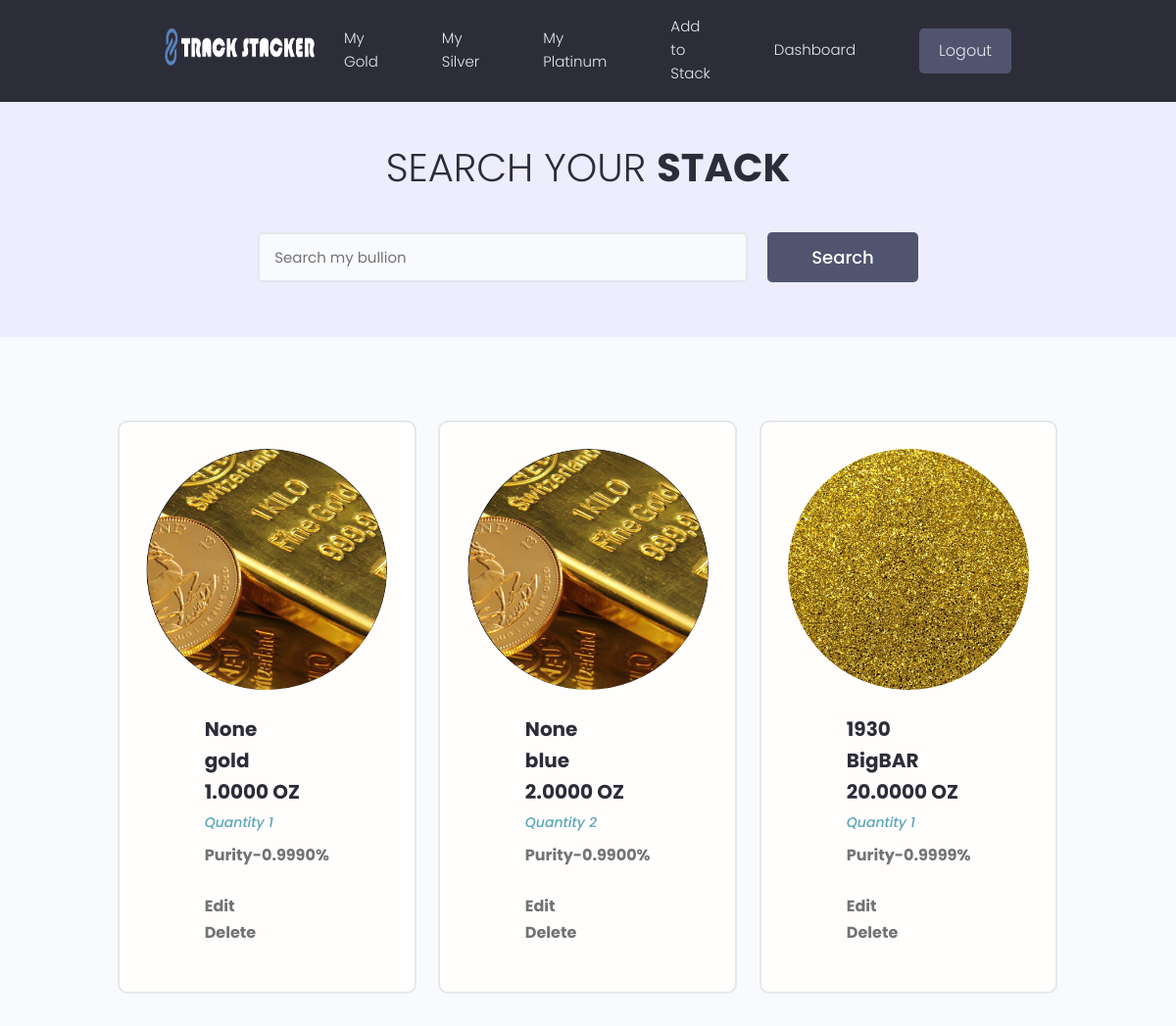
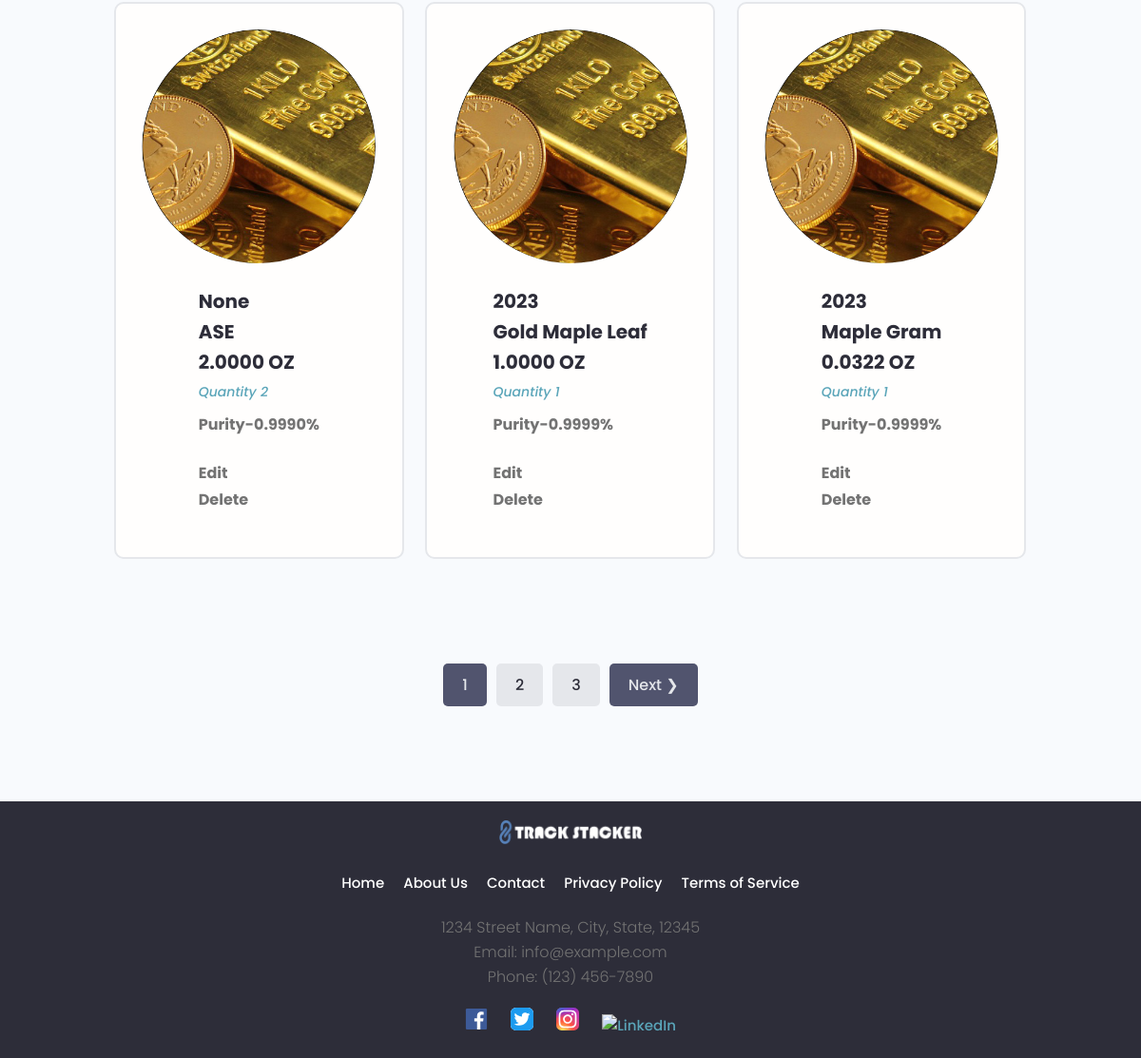
The page /search-stack/ (signed in) on the database as committed earlier (2 pictures, top to bottom).
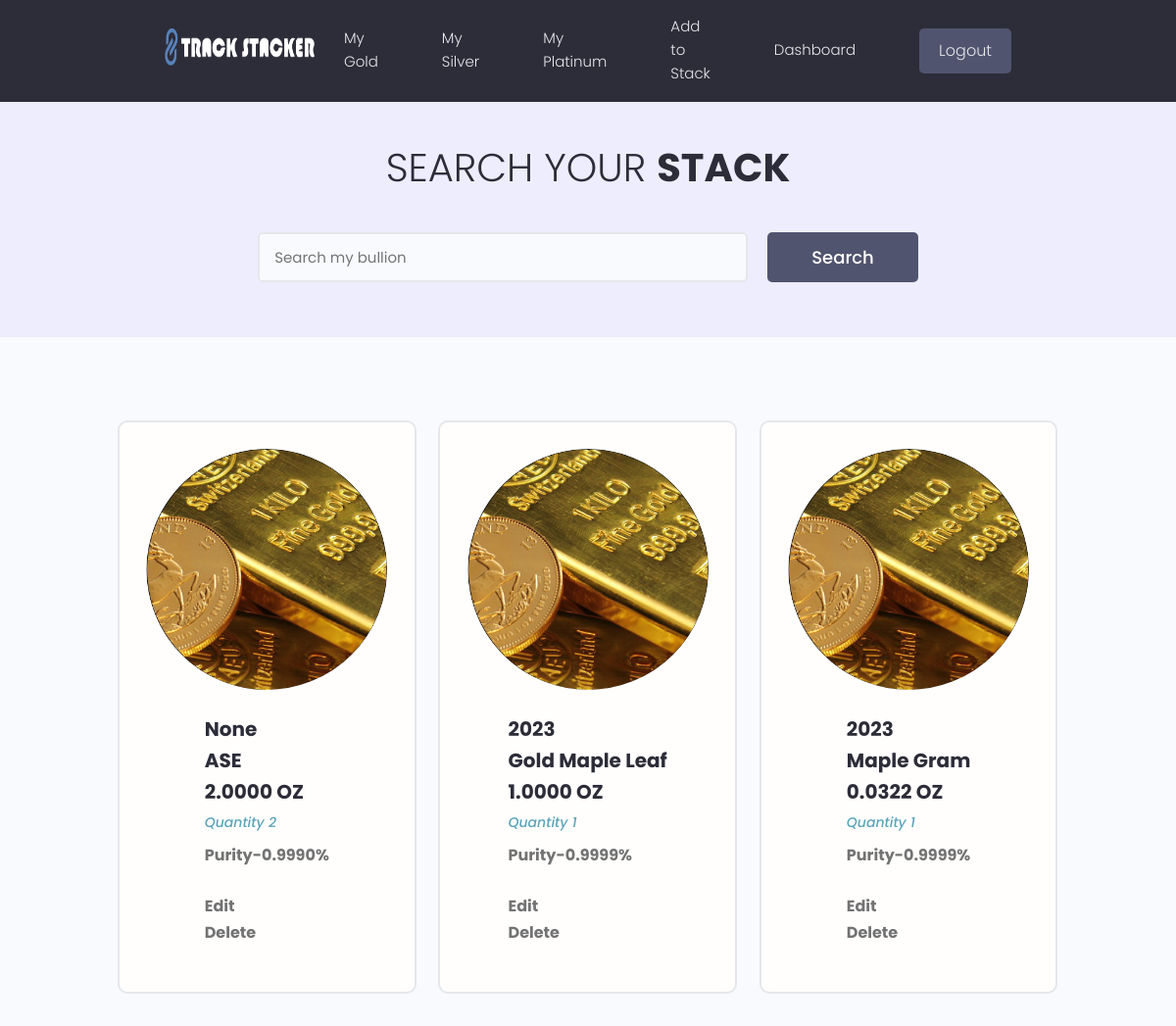
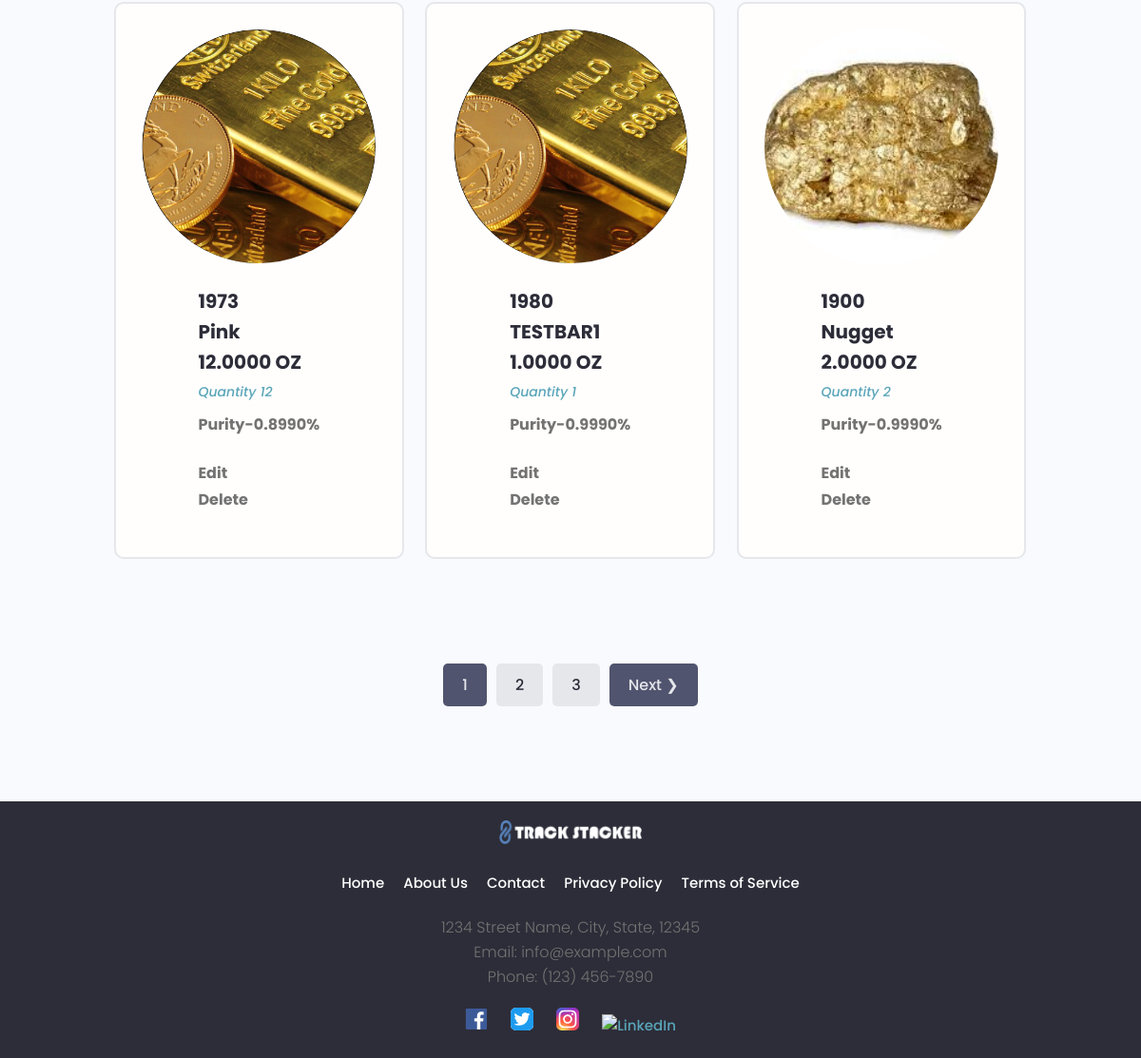
The same page on the database as committed later (2 pictures, top to bottom).
### tracker/models.py (models this page shows, shortened)
class Gold(models.Model):
    METAL_TYPES = (
        ('gold', 'Gold'),
        ('silver', 'Silver'),
        ('platinum', 'Platinum'),
    )
    BAR_ROUND_MISC = (
        ('bar', 'Bar'),
        ('round', 'Round'),
        ('misc', 'Misc'),
    )
    UNIT_CHOICES = [
        ('GRAMS', 'Grams'),
        ('TROY_OUNCES', 'Troy Ounces'),
    ]
    owner = models.ForeignKey(Profile, on_delete=models.CASCADE, default=None, null=True, blank=True, unique=False)
    metal_type = models.CharField(max_length=100, choices=METAL_TYPES, default='')
    item_type = models.CharField(max_length=100, choices=BAR_ROUND_MISC, default='')
    item_year =models.PositiveIntegerField(null=True, blank=True, default=None)
    item_name = models.CharField(max_length=100)
    item_about = models.TextField(max_length=500, null=True, blank=True, default="")
    featured_image = models.ImageField(default='images/gold_avatar.jpg', null=True, blank=True)
    purity = models.DecimalField(max_digits=15, decimal_places=4, null=True, blank=True)
    quantity = models.IntegerField()
    weight_troy_oz = models.DecimalField(max_digits=10, decimal_places=4)
    weight_grams = models.DecimalField(max_digits=10, decimal_places=4, default=0.00)
    cost_to_purchase = models.DecimalField(max_digits=20, decimal_places=2)
    spot_at_purchase = models.DecimalField(max_digits=20, decimal_places=2, null=True, blank=True, default=None)
    premium = models.DecimalField(max_digits=20, decimal_places=2, null=True, blank=True, default=0.00)
    shipping_cost = models.DecimalField(max_digits=15, decimal_places=2, null=True, blank=True)
    purchased_from = models.CharField(max_length=100)
    sold_to = models.CharField(max_length=100, null=True, blank=True, default="")
    sell_price = models.DecimalField(max_digits=10, decimal_places=2, null=True, blank=True)
    created = models.DateTimeField(auto_now_add=True)
    cost_per_unit = models.DecimalField(max_digits=20, decimal_places=2, null=True, blank=True, default=0.00)
    initial_weight_unit = models.CharField(max_length=50, choices=UNIT_CHOICES, default='TROY_OUNCES')
    id = models.UUIDField(default=uuid.uuid4, primary_key=True, editable=False)
    class Meta:
        verbose_name_plural = "Gold"

### tracker/views.py (the view)
# urls.py: path('search-stack/', views.searchMetal, name='searchMetal'),
@login_required(login_url='login-user')
def searchMetal(request):
    results, search_query = searchMetals(request)
    gold_items = results['gold_items']
    silver_items = results['silver_items']
    platinum_items = results['platinum_items']
    metal_objects = list(gold_items) + list(silver_items) + list(platinum_items)
    custom_range, metal_objects = paginateMetals(request, metal_objects, 6)
    context = {'metal_objects': metal_objects, 'search_query': search_query, 'custom_range': custom_range}
    return render(request, 'tracker/searchreturn.html', context)

### tracker/utils.py (called while the page is built)
def paginateMetals(request, metal_objects, results):
    page = request.GET.get('page')
    paginator = Paginator(metal_objects, results)
    try:
        metal_objects = paginator.page(page)
    except PageNotAnInteger:
        page = 1
        metal_objects = paginator.page(page)
    except EmptyPage:
        page = paginator.num_pages
        metal_objects = paginator.page(page)
    leftIndex = (int(page) - 4)
    if leftIndex < 1:
        leftIndex = 1
    rightIndex = (int(page) + 5)
    if rightIndex > paginator.num_pages:
        rightIndex = paginator.num_pages + 1
    custom_range = range(leftIndex, rightIndex)
    return custom_range, metal_objects

### tracker/templates/tracker/searchreturn.html (shortened to what this page needs)
{% extends 'main.html' %}
{% block content %}
{% load static %}
<main class="projects">
    <section class="hero-section text-center">
      <div class="container container--narrow">
        <div class="hero-section__box">
          <h2>Search your <span>Stack</span></h2>
        </div>
        <div class="hero-section__search">
          <form class="form" action="#" method="get">
            <div class="form__field">
              <input class="input input--text" id="formInput#search" type="text" name="search_query"
                placeholder="Search my bullion" />
            </div>
            <input class="btn btn--sub btn--lg" type="submit" value="Search" placeholder="{{search_query}}"/>
          </form>
        </div>
      </div>
    </section>
    <section class="projectsList">
      <div class="container">
        <div class="grid grid--three">
          {% for object in metal_objects %}
          <div class="column">
            <div class="card project">
              <a href="#" class="project">
                {% if object.featured_image.url != None %}
                <div class="project__thumbnail" style="width: 25rem; height: 25rem;
                  background-image: url('{{ object.featured_image.url }}');
                  background-size: cover; background-position: top center;
                  border-radius: 50%; overflow: hidden; border: 2px solid #fff;">
                </div>
                {% else %}
                <div class="project__thumbnail" style="width: 25rem; height: 25rem;
                  background-image: url('{% static 'images/default.jpg' %}');
                  background-size: cover; background-position: top center;
                  border-radius: 50%; overflow: hidden; border: 2px solid #fff;">
                </div>
                {% endif %}
                <div class="card__body">
                  <h3 class="project__title">{{object.item_year}}</h3>
                  <h3 class="project__title">{{object.item_name}}</h3>
                  <h3 class="project__title">{{object.weight_troy_oz}} OZ</h3>
                  <p><a class="project__author" href="#">Quantity {{object.quantity}}</a></p>
                  <p class="project--rating">
                    <span style="font-weight: bold;">Purity-{{object.purity}}%</span>
                  </p>
                  <p class="project--rating">
                    <a href="{% url 'editPage' metal_type=object.metal_type pk=object.pk %}"><span style="font-weight: bold;">Edit</span></a><br>
                    <a href="{% url 'deletePage' metal_type=object.metal_type pk=object.pk %}"><span style="font-weight: bold;">Delete</span></a>
                  </p>
                </div>
              </a>
            </div>
          </div>
          {% endfor %}
        </div>
      </div>
    </section>
    {% include 'pagination.html' with queryset=metal_objects custom_range=custom_range %}
  </main>
{% endblock content %}

### templates/main.html (shortened to what this page needs)
<!DOCTYPE html>
{% load static %}
<html lang="en">
<head>
  <link rel="stylesheet" href="https://cdn.iconmonstr.com/1.3.0/css/iconmonstr-iconic-font.min.css" />
  <link rel="stylesheet" href="{% static 'uikit/styles/uikit.css' %}" />
  <link rel="stylesheet" href="{% static 'styles/app.css' %}" />
  <link rel="stylesheet" href="{% static 'styles/icons.css' %}">
</head>
<body>
  {% include 'navbar.html' %}
  {% block content %}
  {% endblock %}
  {% include 'footer.html' %}
</body>
</html>

### templates/navbar.html (shortened to what this page needs)
{% load static %}
<header class="header">
    <div class="container container--narrow">
      <a href="{% url 'homepage' %}" class="header__logo">
        <img src="{% static 'images/long_logo_1.png' %}" alt="alt" />
      </a>
      <nav class="header__nav">
        <ul class="header__menu">
          {% if request.user.is_authenticated %}
          <li class="header__menuItem"><a href="{% url 'metal_page' metal_type='gold' %}">My Gold</a></li>
          <li class="header__menuItem"><a href="{% url 'metal_page' metal_type='silver' %}">My Silver</a></li>
          <li class="header__menuItem"><a href="{% url 'metal_page' metal_type='platinum' %}">My Platinum</a></li>
          <li class="header__menuItem"><a href="{% url 'updatePage' %}">Add to Stack</a></li>
          <li class="header__menuItem"><a href="{% url 'profile' user.profile.id %}">Dashboard</a></li>
          <li class="header__menuItem"><a href="{% url 'logout-user' %}" class="btn btn--sub">Logout</a></li>
          {% else %}
          <li class="header__menuItem"><a href="{% url 'login-user' %}" class="btn btn--sub">Login/Sign Up</a></li>
          {% endif %}
        </ul>
      </nav>
    </div>
  </header>

### templates/pagination.html (shortened to what this page needs)
{% if queryset.has_other_pages %}
<div class="pagination">
  <ul class="container">
    {% for page in custom_range %}
      {% if page == queryset.number %}
      <li><a href="?page={{page}}" class="btn page-link btn--sub" data-page="{{page}}">{{page}}</a></li>
      {% else %}
      <li><a href="?page={{page}}" class="btn page-link" data-page="{{page}}">{{page}}</a></li>
      {% endif %}
    {% endfor %}
    {% if queryset.has_next %}
    <a href="?page={{queryset.next_page_number}}" class="btn page-link btn--sub" data-page="{{queryset.next_page_number}}">Next &#10095;</a>
    {% endif %}
  </ul>
</div>
{% endif  %}

### templates/footer.html (shortened to what this page needs)
{% load static %}
<footer class="footer">
    <div class="container container--narrow">
      <div class="footer__logo">
        <a href="{% url 'homepage' %}">
          <img src="{% static 'images/long_logo_1.png' %}" alt="alt" />
        </a>
      </div>
      <nav class="footer__nav">
        <ul class="footer__menu">
          <li class="footer__menuItem"><a href="{% url 'homepage' %}">Home</a></li>
          <li class="footer__menuItem"><a href="{% url 'about' %}">About Us</a></li>
          <li class="footer__menuItem"><a href="{% url 'contact' %}">Contact</a></li>
          <li class="footer__menuItem"><a href="{% url 'privacy_policy' %}">Privacy Policy</a></li>
          <li class="footer__menuItem"><a href="{% url 'terms_of_service' %}">Terms of Service</a></li>
        </ul>
      </nav>
      <div class="footer__contact">
        <p>1234 Street Name, City, State, 12345</p>
        <p>Email: info@example.com</p>
        <p>Phone: (123) 456-7890</p>
      </div>
      <div class="footer__social">
        <a href="https://www.facebook.com" class="footer__socialLink" target="_blank" rel="noopener noreferrer">
          <img src="{% static 'images/socials/facebook_icon.svg' %}" alt="Facebook" />
        </a>
        <a href="https://www.twitter.com" class="footer__socialLink" target="_blank" rel="noopener noreferrer">
          <img src="{% static 'images/socials/twitter_icon.svg' %}" alt="Twitter" />
        </a>
        <a href="https://www.instagram.com" class="footer__socialLink" target="_blank" rel="noopener noreferrer">
          <img src="{% static 'images/socials/instagram_icon.svg' %}" alt="Instagram" />
        </a>
        <a href="https://www.linkedin.com" class="footer__socialLink" target="_blank" rel="noopener noreferrer">
          <img src="{% static 'images/socials/linkedin_icon.svg' %}" alt="LinkedIn" />
        </a>
      </div>
    </div>
  </footer>

### static/styles/app.css (style rules this page uses)
:root { --color-sub: #2d2d39; }
.btn--sub { background-color: var(--color-sub-light); }
.card { border: 2px solid var(--color-light); }
img { width: 100%; }
.header { position: sticky; z-index: 111; background-color: var(--color-sub); padding: 1.5rem 0; }
.header > .container { display: flex; justify-content: space-between; align-items: center; }
.header__logo { margin-right: 2em; }
.header__logo > img { height: 3.8rem; }
.header__nav > ul { display: inline-flex; align-items: center; list-style: none; gap: 6.5rem; }
.header__menuItem > a { color: var(--color-light); font-weight: 300; }
.footer { background-color:var(--color-sub); color: #fff; padding: 20px 0; margin-top: 3em; }
.footer__logo { text-align: center; margin-bottom: 20px; }
.footer__logo img { max-width: 150px; }
.footer__nav { text-align: center; margin-bottom: 20px; }
.footer__menu { list-style: none; padding: 0; margin: 0; display: flex; justify-content: center; }
.footer__menuItem { margin: 0 10px; }
.footer__menuItem a { color: #fff; text-decoration: none; transition: color 0.3s ease; }
.footer__contact { text-align: center; margin-bottom: 20px; }
.footer__social { text-align: center; }
.footer__socialLink { display: inline-block; margin: 0 10px; }
.footer__socialLink img { width: 24px; height: 24px; transition: transform 0.3s ease; }
.hero-section { height: 40vh; display: flex; align-items: center; background-color: var(--color-sub); }
.hero-section__box { margin-bottom: 4rem; }
.hero-section__box > h2, .hero-section__box > h2 > span { font-size: 4rem; color: var(--color-light); line-height: 1.3; text-transform: uppercase; }
.hero-section__box > h2 { font-weight: 300; }
.hero-section__box > h2 > span { font-weight: 700; }
.hero-section__search > .form { display: flex; align-items: center; justify-content: center; gap: 2rem; }
.hero-section__search > .form input.input--text { width: 50rem; }
.pagination { margin-top: 8rem; margin-bottom: 10rem; }
.pagination > ul { flex-wrap: wrap; list-style: none; display: flex; align-items: center; justify-content: center; gap: 1rem; }
.pagination .btn { color: var(--color-sub); }
.pagination .btn.btn--sub { color: var(--color-light); }
.project__author { font-size: 1.4rem; font-style: italic; }
.project--rating { margin-bottom: 1.6em; margin-top: .5em; }
.projects > .hero-section { background: var(--color-sub-lighter); height: 30vh; }
.projects .hero-section__box { margin-bottom: 2.5rem; }
.projects .hero-section__box > h2 { color: var(--color-sub); }
.projects .hero-section__box > h2 > span { font-weight: 700; color: var(--color-sub); }
.projectsList { margin-top: 8rem; }
.project__thumbnail { margin-top:25px; height: 25rem; object-fit: cover; object-position: top center; }
.project__title { font-size: 2rem; font-weight: 700; color: var(--color-sub); }

### static/uikit/styles/modules/_variables.css (style rules this page uses)
:root { --color-main: #5aa5b9; --color-main-light: #e6faff; --color-sub: #3f4156; --color-sub-light: #51546e; --color-sub-lighter: #ededfd; --color-text: #737373; --color-gray: #8b8b8b; --color-light: #e5e7eb; --color-light-gray: #767676; --color-bg: #f8fafd; --color-white: #fffefd; --color-white-light: #f3f3f3; --color-success: #359e64; --color-success-bg: #def8e8; --color-error: #fc4b0b; --color-error-bg: #fff2ee; --font-base: 'Poppins', arial, helvetica, 'Segoe UI', roboto, ubuntu, sans-serif; --font-monospace: 'Fira Code', 'Courier New', courier, monospace; --font-regular: 300; --font-medium: 500; --font-bold: 700; --generic-shadow: 1px 1px 5px #00000010; --generic-transition: all 0.3s ease-in-out; }

### static/uikit/styles/modules/_base.css (style rules this page uses)
* { margin: 0; padding: 0; box-sizing: border-box; text-rendering: optimizeLegibility; color: inherit; font-size: inherit; }
html { font-size: 50%; }
@media only screen and (min-width: 480px) { html { font-size: 56.25%; } }
@media only screen and (min-width: 1200px) { html { font-size: 62.5%; } }
body { line-height: 1.6; font-weight: 400; font-size: 1.5rem; color: var(--color-text); background-color: var(--color-bg); min-height: 100vh; }

### static/uikit/styles/modules/_typography.css (style rules this page uses)
* { font-family: var(--font-base); }
h2 { font-size: 3.6rem; font-weight: var(--font-bold); }
h3 { font-size: 3.2rem; font-weight: var(--font-medium); }
p, span, strong { font-size: 1.6rem; color: var(--color-text); font-weight: var(--font-regular); }
a { padding-bottom: 2px; text-decoration: none; display: inline-block; color: var(--color-main); font-weight: var(--font-medium); }

Rows that differ between the two databases and show on the page:
removed Gold: featured_image (picture), item_year "None", item_name "gold", weight_troy_oz "1.0000", quantity "1", purity "0.9990"
removed Gold: featured_image (picture), item_year "None", item_name "blue", weight_troy_oz "2.0000", quantity "2", purity "0.9900"
removed Gold: featured_image (picture), item_year "1930", item_name "BigBAR", weight_troy_oz "20.0000", quantity "1", purity "0.9999"
now on this page (row unchanged): Gold: featured_image (picture), item_year "1973", item_name "Pink", weight_troy_oz "12.0000", quantity "12", purity "0.8990"
added Gold: featured_image (picture), item_year "1980", item_name "TESTBAR1", weight_troy_oz "1.0000", quantity "1", purity "0.9990"
now on this page (row edited): Gold: featured_image (picture), item_year "1900", item_name "Nugget", weight_troy_oz "2.0000", quantity "2", purity "0.9990"
